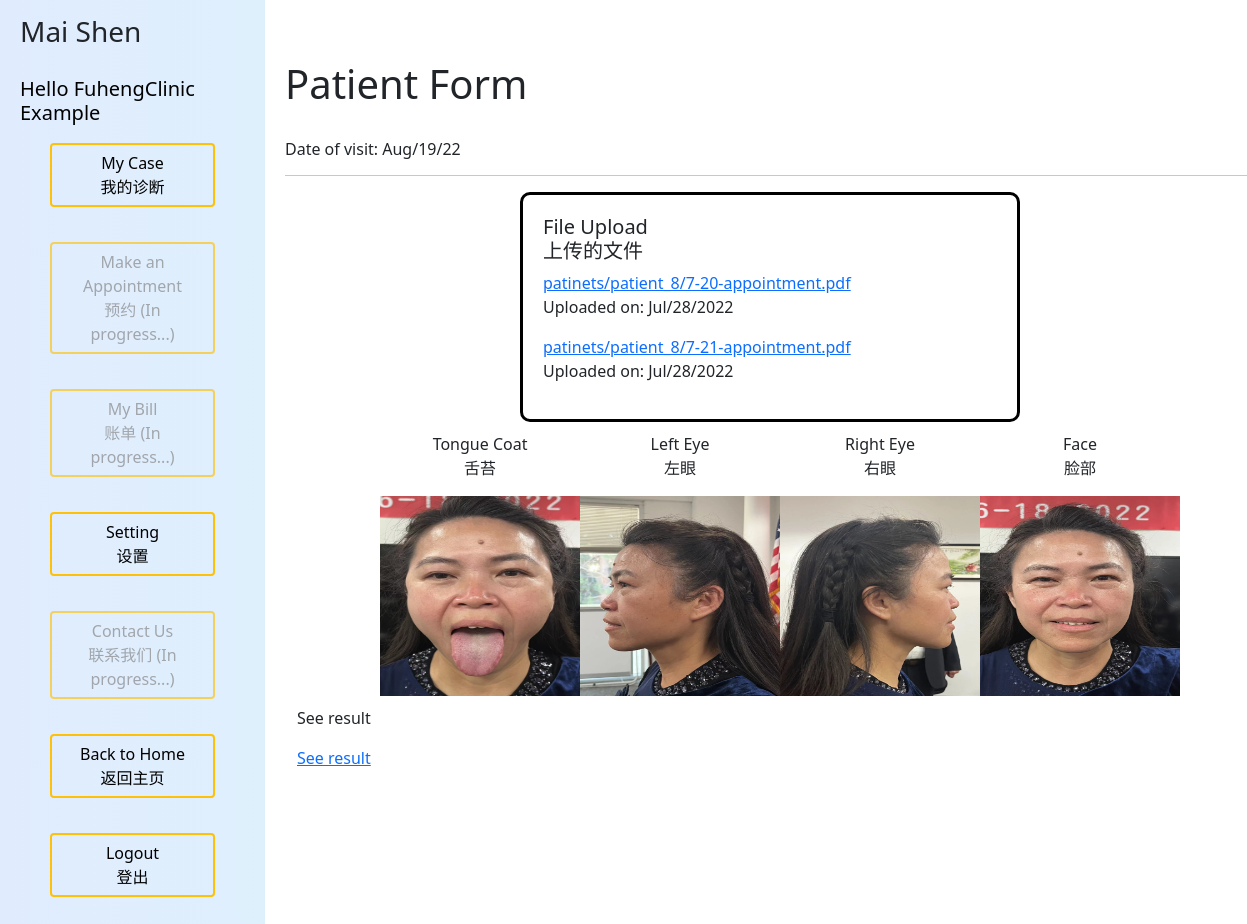
Page /submit/success/23 (signed in) on the committed database.
### firstTrial/models.py (models this page shows, shortened)
class Patient(models.Model):
    firstName = models.CharField(max_length=45)
    lastName = models.CharField(max_length=45)
    email = models.EmailField(max_length=70)
    password = models.CharField(max_length=255)
    sex = models.CharField(max_length=20)
    date_of_birth = models.DateField(null=False, blank=False)
    phone_number = models.CharField( max_length=10)
    insurance = models.CharField(max_length=45)
    insuranceId = models.CharField(max_length=45)
    hearUs = models.CharField(max_length=45)
    referByFriend = models.CharField(max_length=105)
    created_at = models.DateTimeField(auto_now_add=True)
    updated_at = models.DateTimeField(auto_now=True)
    objects = PatientManager()

class PatientFiles(models.Model):
    patient = models.ForeignKey(Patient, related_name="patientFile", on_delete=models.CASCADE)
    file = models.FileField(upload_to=user_directory_path)
    created_at = models.DateTimeField(auto_now_add=True)
    updated_at = models.DateTimeField(auto_now=True)

class PatientForm(models.Model):
    patient = models.ForeignKey(Patient, related_name="patientForm", on_delete=models.CASCADE)
    sympton = models.TextField(blank=True, null=True)
    lastVisit = models.CharField(max_length=20)
    lastVisitComment = models.TextField(blank=True)
    newComplaints = models.CharField(max_length=20)
    newComplaintsComment = models.TextField(blank=True)
    changeMedication = models.CharField(max_length=50)
    changeLastVisit = models.CharField(max_length=50)
    sweat = models.CharField(max_length=30)
    sweatOther = models.TextField(blank=True)
    appetite = models.CharField(max_length=30)
    appetiteOther = models.TextField(blank=True)
    sleep = models.CharField(max_length=30)
    sleepOther = models.TextField(blank=True)
    tinnitus = models.CharField(max_length=30)
    tinnitusOther = models.TextField(blank=True)
    mouth = models.CharField(max_length=30)
    mouthOther = models.TextField(blank=True)
    digestion = models.CharField(max_length=30)
    digestionOther = models.TextField(blank=True)
    stool = models.CharField(max_length=30)
    stoolOther = models.TextField(blank=True)
    eyes = models.CharField(max_length=30)
    eyesOther = models.TextField(blank=True)
    teeth = models.CharField(max_length=30)
    teethOther = models.TextField(blank=True)
    sexualActivities = models.CharField(max_length=30)
    sexualActivitiesOther = models.TextField(blank=True)
    swelling = models.CharField(max_length=30)
    swellingOther = models.TextField(blank=True)
    thirst = models.CharField(max_length=30)
    thirstOther = models.TextField(blank=True)
    urine = models.CharField(max_length=30)
    urineOther = models.TextField(blank=True)
    nose = models.CharField(max_length=30)
    noseOther = models.TextField(blank=True)
    throat = models.CharField(max_length=30)
    throatOther = models.TextField(blank=True)
    caseNumber = models.CharField(max_length=5)
    allergies = models.TextField(blank=True)
    diagnosis = models.BooleanField(default=False)
    diagnosisInitial = models.TextField(blank=True)
    diagnosisResult = models.TextField(blank=True)
    agreementCheck = models.BooleanField(default=False)
    tongueCoat = models.ImageField(upload_to=upload_location)
    leftEye = models.ImageField(upload_to=upload_location)
    rightEye = models.ImageField(upload_to=upload_location)
    face = models.ImageField(upload_to=upload_location)
    question = models.BooleanField(default=False)
    lungResult = models.TextField(blank=True)
    pericardiumResult = models.TextField(blank=True)
    heartResult = models.TextField(blank=True)
    stomachResult = models.TextField(blank=True)
    gallbladderResult = models.TextField(blank=True)
    urinaryBladderResult = models.TextField(blank=True)
    spleenResult = models.TextField(blank=True)
    liverResult = models.TextField(blank=True)
    kidneyResult = models.TextField(blank=True)
    large_intestineResult = models.TextField(blank=True)
    san_jiaoResult = models.TextField(blank=True)
    small_intestineResult = models.TextField(blank=True)
    created_at = models.DateTimeField(auto_now_add=True)
    updated_at = models.DateTimeField(auto_now=True)

### firstTrial/views.py (the view)
# urls.py: path('submit/success/<int:form_id>', views.submit_success),
def submit_success(request, form_id):
    if "patient_id" not in request.session:
        return redirect('/not_found')
    else:
        context={
            "patient": Patient.objects.get(id=request.session['patient_id']),
            "form": PatientForm.objects.get(id=form_id),
            "today_date":datetime.date.today().strftime("%b/%d/%y"),
        }
        return render(request, "success.html", context)

### firstTrial/templates/success.html (shortened to what this page needs)
<!DOCTYPE html>
<html lang="en">
<head>
    {% load static %}
    <link rel="stylesheet" href="{% static 'css/style.css' %}">
    <link href="https://cdn.jsdelivr.net/npm/bootstrap@5.1.3/dist/css/bootstrap.min.css" rel="stylesheet">
</head>
<body>
    <div class="bgc">
        <div class="mynav">
            <div class="nav-header">
                <h3>Mai Shen</h3>
                <h5 style="padding-top: 20px; color: black; ">Hello {{patient.firstName}} {{patient.lastName}}</h5>
            </div>
            <div class="nav-menu">
                <a class="btn btn-outline-dark" href="/dashboard">My Case <br> 我的诊断</a>
                <a class="btn btn-outline-dark disabled " style="color: grey; " href=" ">Make an Appointment <br> 预约 (In progress...)</a>
                <a class="btn btn-outline-dark disabled " style="color: grey; " href=" ">My Bill <br> 账单 (In progress...)</a>
                <a class="btn btn-outline-dark" href="/dashboard/{{patient.id}}/settings">Setting <br> 设置 </a>
                <a class="btn btn-outline-dark disabled " style="color: grey; " href=" ">Contact Us <br> 联系我们 (In progress...)</a>
                <a class="btn btn-outline-dark" href="/">Back to Home <br> 返回主页 </a>
                <a class="btn btn-outline-dark" href="/logout ">Logout <br> 登出 </a>
            </div>
        </div>
        <div class="dash-content">
            <h1 style="margin-top: 40px;">
                Patient Form
            </h1>
            <br>
            <h6>Date of visit: {{today_date}}</h6>
            <hr>
            <div class="container-fluid register">
                {% if patient.patientFile %}
                <div class="patientFileFeild">
                    <h5>File Upload <br> 上传的文件 </h5>
                    {% for file in patient.patientFile.all %}
                    <p>
                        <a href="{{file.file.url}}">{{file.file}}</a> <br> Uploaded on: {{file.created_at|date:"M/d/Y"}}
                    </p>
                    {% endfor %}
                </div>
                {% endif %}
                <div class="patientImgFeild">
                    <center>
                        {% if form.tongueCoat %}
                        <p>Tongue Coat <br> 舌苔 </p>
                        <img src="{{form.tongueCoat.url}}" alt="" style="height:200px ; width: 200px;"> {% endif %}
                    </center>
                    <center>
                        {% if form.leftEye %}
                        <p>Left Eye <br> 左眼 </p>
                        <img src="{{form.leftEye.url}}" alt="" style="height:200px ; width: 200px;"> {% endif %}
                    </center>
                    <center>
                        {% if form.rightEye %}
                        <p>Right Eye <br> 右眼 </p>
                        <img src="{{form.rightEye.url}}" alt="" style="height:200px ; width: 200px;"> {% endif %}
                    </center>
                    <center>
                        {% if form.face %}
                        <p>Face <br> 脸部 </p>
                        <img src="{{form.face.url}}" alt="" style="height:200px ; width: 200px;"> {% endif %}
                    </center>
                </div>
                {% if not form.diagnosisResult %}
                {% if form.agreementCheck == False %}
                <div class="" style="padding:30px">
                    <h4>Before you start A.I.Diagnosis</h4>
                    <h5>Please carefully review the instruction and terms agreements</h5>
                    <form action="/agreementCheck/{{form.id}}" method="POST">
                        {% csrf_token %}
                        <h4>Instruction</h4>
                        <p style="width:99%; height:400px; border:1px dotted black; padding: 30px;">Lorem ipsum, dolor sit amet consectetur adipisicing elit. Fugit impedit cum dicta commodi laboriosam libero quos quidem culpa harum possimus, nemo nisi eaque quas, minus rem a placeat tenetur odio.</p>
                        <div style="text-align:center ;">
                            <input type="checkbox" name="agreementCheck" id="agreementCheck" value="T" onchange="document.getElementById('submit').disabled = !this.checked;">
                            <label for="agreementCheck">By checking this ...</label>
                            <button type="submit" class="btn btn-primary" id="submit" disabled>Submit</button>
                        </div>
                    </form>
                </div>
                {% else %}
                <script>
                    function move() {
                        var elem = document.getElementById("progressBar");
                        var width = 0;
                        var id = setInterval(frame, 500);
                        var form = document.getElementById("diaForm")
                        function frame() {
                            if (width >= 100) {
                                clearInterval(id);
                                document.getElementById("show-result").style.display = "block";
                                document.getElementById("diaMessage").style.display = "none";
                                document.getElementById("diaSpin").style.display = "none";
                                document.getElementById("diaComplete").style.display = "block";
                                document.getElementById("diaImg1").style.display = "none";
                                document.getElementById("diaImg2").style.display = "block";
                                // set page to auto redirect to new page
                                setTimeout(function() {
                                    form.submit();
                                }, 5000);
                            } else {
                                width++;
                                elem.style.width = width + '%';
                                document.getElementById("progress").innerHTML = width * 1 + '%';
                                document.getElementById("diaButton").style.display = "none";
                                document.getElementById("diaMessage").style.display = "block";
                                document.getElementById("diaSpin").style.display = "block";
                                document.getElementById("diaImg1").style.display = "block";
                            }
                        }
                    }
                </script>
                <div class="diagnosis">
                    <center id="diaMessage" style="display: none;">
                        <h3>Do Not Close or Refreash the Broswer!! </h3>
                        <h3>Your diagnosis is in progressing.</h3>
                        <h3>请不要关闭浏览器或者刷新页面</h3>
                        <h3>系统正在对您进行诊断</h3>
                    </center>
                    <center id="diaImg1" style="display: none; ">
                        <img src="/media/systemPhotos/warning.png" alt="">
                    </center>
                    <center id="diaImg2" style="display: none;">
                        <img src="/media/systemPhotos/success.png" style="margin-top: 50px; padding: 30px;" alt="">
                    </center>
                    <div class="" style="height:90px;">
                        <br>
                        <center>
                            <button class="btn btn-warning" id="diaButton" onclick="move()">Start Diagnosis <br> 开始诊断</button>
                        </center>
                        <br>
                        <div id="progressBar" class="progress-bar progress-bar-striped progress-bar-animated" aria-valuenow="0" aria-valuemin="0" aria-valuemax="100">
                            <p id="progress">0%</p>
                        </div>
                    </div>
                    <center>
                        <div id="diaSpin" style="display: none; height: 100px;">
                            <br>
                            <div class="spinner-border text-primary" style="width: 3rem; height: 3rem;" role="status">
                                <span class="visually-hidden">Loading...</span>
                            </div>
                            <strong id="diaComplete" style="display: none;">Complete! <br> 完成！</strong>
                        </div>
                        <div id="show-result" style="display:none">
                            <h4>Your diagnosis result is Almost Completed <br> 您的诊断就快完成了，请稍后</h4>
                            <h4>Loading your result...Please wait</h4>
                            <h5>Page not reload?
                                <a href="/patient/{{form.id}}/QA">Click here to view your result <br> 点击下一步</a>
                            </h5>
                        </div>
                    </center>
                    <form id="diaForm" action="/patient/{{form.id}}/seeResult" method="POST">
                        {% csrf_token %}
                        <button class="btn btn-success" style="display: none;">See Result</button>
                    </form>
                    {% endif %}
                    {% else %}
                    <p>See result</p>
                    <a href="/patient/{{form.id}}/QA">See result</a>
                    {% endif %}
                </div>
            </div>
        </div>
</body>
</html>

### static/css/style.css (style rules this page uses)
@media all and (min-width:1024px) and (max-width:1439px) { .mynav { width: 265px; padding: 15px 20px; position: absolute; left: 0%; top: 0%; min-height: 940px; } }
@media all and (min-width:1024px) and (max-width:1439px) { .mynav a { color: black; display: block; margin-bottom: 35px; border: 2px solid #ffc107; } }
@media all and (min-width:1024px) and (max-width:1439px) { .dash-content { margin-left: 265px; width: 81%; min-height: 940px; height: auto; background-color: white; padding-top: 20px; padding-left: 20px; padding-right: 20px; } }
@media all and (min-width:1024px) and (max-width:1439px) { .nav-menu { padding: 10px 30px; } }
@media all and (min-width:1024px) and (max-width:1439px) { .bgc { background: linear-gradient(90deg, rgba(224, 236, 254, 1) 0%, rgba(221, 244, 251, 1) 50%, rgba(220, 251, 250, 1) 100%); } }
@media all and (min-width:1024px) and (max-width:1439px) { .patientFileFeild { border: 3px solid black; border-radius: 10px; padding: 20px; width: 500px; margin: 0 auto; } }
@media all and (min-width:1024px) and (max-width:1439px) { .patientImgFeild { display: flex; margin: 0 auto; width: 800px; padding: 10px; } }

### rows in the picture
Patient: firstName "FuhengClinic", lastName "Example"
PatientFiles: file "patinets/patient_8/7-20-appointment.pdf", created_at "Jul/28/2022"
PatientFiles: file "patinets/patient_8/7-21-appointment.pdf", created_at "Jul/28/2022"
PatientForm: tongueCoat (picture), leftEye (picture), rightEye (picture), face (picture)
